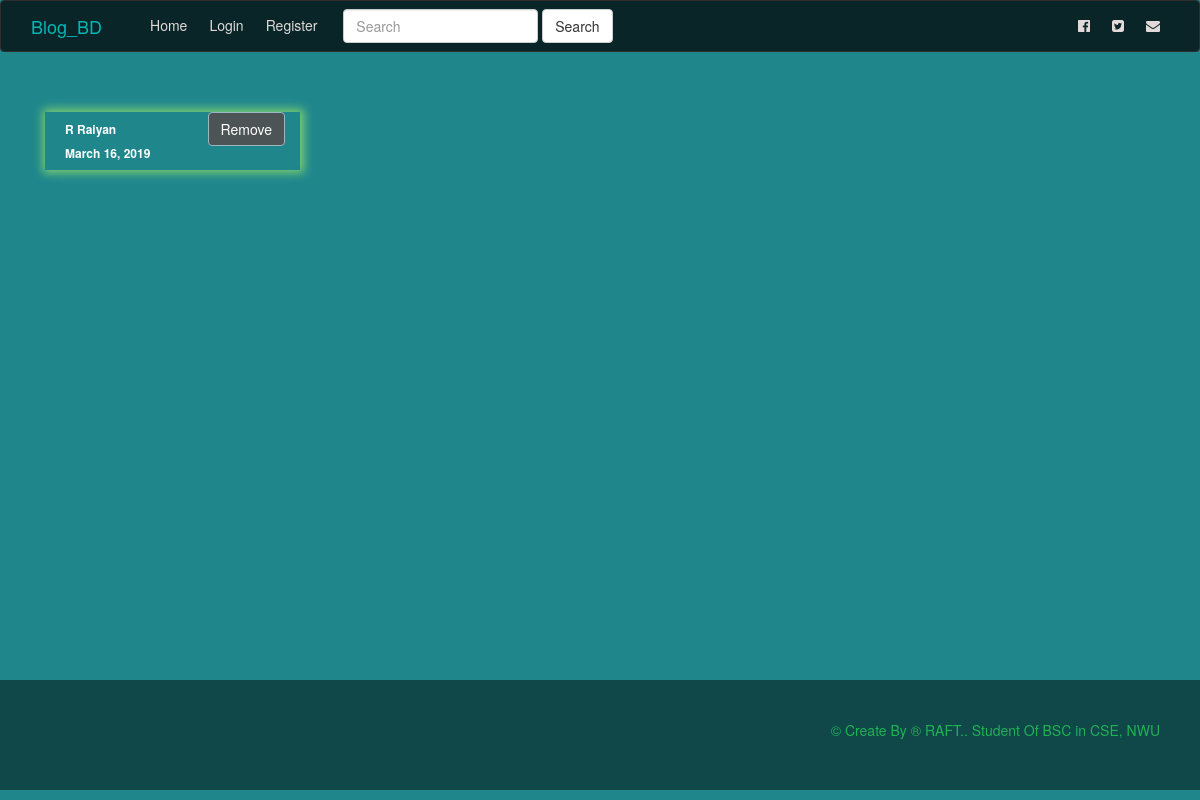
The page /show_groupmeber/5 on the database its author committed.
### blog/models.py (models this page shows, shortened)
class Author(models.Model):
    name = models.ForeignKey(User,on_delete=models.CASCADE)
    home_town = models.CharField(max_length=255, blank=True)
    form_town = models.CharField(max_length=255, blank=True)
    study = models.CharField(max_length=255, blank=True)
    went_to = models.CharField(max_length=255, blank=True)
    birth_day = models.DateField(auto_now=False,auto_now_add=False)
    join_date = models.DateField(default=timezone.now())
    profile_picture = models.ImageField(upload_to="profile_pics",blank=True)
    cover_picture = models.ImageField(upload_to="cover_picture",blank=True)

### blog/views.py (the view)
# urls.py: path('show_groupmeber/<int:gid>', views.Getshowgroupmeber, name='show_groupmeber'),
def Getshowgroupmeber(request, gid):
    group = Groups.objects.filter(id=gid)
    context={
        "member":group,
        "groupid":gid
    }
    return render(request,'remove_groupmember.html', context)

### blog/templates/remove_groupmember.html
{% extends "base.html" %}
{% load bootstrap3 %}
{% block foo %}
{% load static %}
<br><br>
<div class="container">
  <div class="row">
    <div class="col-md-12">
      {% for post in member %}
      {% for m in post.group_member.all %}
      <div class="col-md-3 mdthreegroup">
        <div class="groupmember col-md-12">
          <div class="memberinfo">
            <h4><b>{{m.name.first_name}} {{m.name.last_name}}</b></h4>
            <h4><b>{{m.join_date}}</b></h4>
          </div>
          <div class="buttonremove">
            <a href="{% url 'remove_groupmeber' gid=groupid id=m.id %}" class="btn btn-custom">Remove</a>
          </div>
        </div>
      </div>
      {% endfor %}
      {% endfor %}
    </div>
  </div>
</div>
<br><br><br><br><br><br><br><br><br><br><br><br><br><br><br><br><br><br><br><br><br><br><br>
{% endblock %}

### blog/templates/base.html (shortened to what this page needs)
{% load static %}
<!DOCTYPE html>
<html>
<head>
<link rel="stylesheet" href="https://maxcdn.bootstrapcdn.com/bootstrap/3.3.7/css/bootstrap.min.css">
<link rel="stylesheet" type="text/css" href="{% static 'css/bootstrap.min.css' %}">
<link rel="stylesheet" type="text/css" href="{% static 'css/font-awesome.min.css' %}">
<link rel="stylesheet" type="text/css" href="{% static 'css/style.css' %}">
</head>
<body>
  <nav class="navbar navbar-default">
    <div class="container-fluid">
      <div class="container">
        <div class="navbar-header">
          <a class="navbar-brand" style="color:#00ffffab" href="{% url 'index' %}">Blog_BD</a>
        </div>
        <div class="collapse navbar-collapse" id="bs-example-navbar-collapse-1">
          <ul class="nav navbar-nav">
            <li><a></a></li>
            <li><a href="{% url 'index' %}">Home</a></li>
            {% if user.is_authenticated %}
              <li><a href="{% url 'profile_view' %}">Profile</a></li>
              <li><a href="{% url 'groups' %}">Groups</a></li>
              <li><a href="{% url 'contact' %}">Contact</a></li>
              <li><a style="color:#ff5454" href="{% url 'divisions' %}">Find_Blood</a></li>
              <li><a href="{% url 'logout' %}">Logout</a></li>
            {% else %}
              <li><a href="{% url 'login' %}">Login</a></li>
              <li><a href="{% url 'register' %}">Register</a></li>
            {% endif %}
          </ul>
          <form class="navbar-form navbar-left" action="{% url 'index' %}"  method="GET">
            <div class="form-group">
              <input type="text" name="q" value="{{request.GET.q}}" required class="form-control menubuttton" placeholder="Search">
            </div>
            <button  type="submit" class="btn btn-default sendbutton">Search</button>
          </form>
          <ul class="nav navbar-nav navbar-right">
            <li><a href="https://www.facebook.com/"><i class="fa fa-facebook-official" aria-hidden="true"></i></a></li>
            <li><a href="https://twitter.com/"><i class="fa fa-twitter-square" aria-hidden="true"></i></a></li>
            <li><a href="https://mail.google.com"><i class="fa fa-envelope" aria-hidden="true"></i></a></li>
          </ul>
        </div>
      </div>
    </div>
  </nav>
  {% block foo %}{% endblock %}
  <div class="container-fluid futter">
    <div class="row">
      <div class="col-md-12 futterbodysection">
        <p>	&#169; Create By &#174; RAFT.. Student Of BSC in CSE, NWU</p>
      </div>
    </div>
  </div>
</body>
</html>

### blog/static/css/style.css (style rules this page uses)
body { background-color: #148186f2; background-repeat: no-repeat; background-size: cover; background-attachment: fixed; }
.navbar-default { background-color: #000000b8 !important; border-color: #332e2e !important; }
.nav>li>a { position: relative; display: block; padding: 14px 11px; }
.navbar-default .navbar-nav>li>a { color: #e4d9d9; }
.navbar-default .navbar-brand { color: #e4d9d9; }
.futter { background-color: #0000007a; margin-top: 50px; }
.futterbodysection { text-align: right; padding: 40px; color: #2bfe5e96; }
.groupmember { box-shadow: 1px 0px 9px 3px #7ccf72; position: relative; }
.memberinfo { float: left; }
.memberinfo h4 { padding-left: 5px; font-size: 12px; font-style: bold; color: white; }
.buttonremove { float: right; }
.btn-custom { color: #fff; background-color: #4d5456; border-color: #9bb8c1 }

### rows shown on the page
Author: name.first_name "R", name.last_name "Raiyan", join_date "March 16, 2019"
